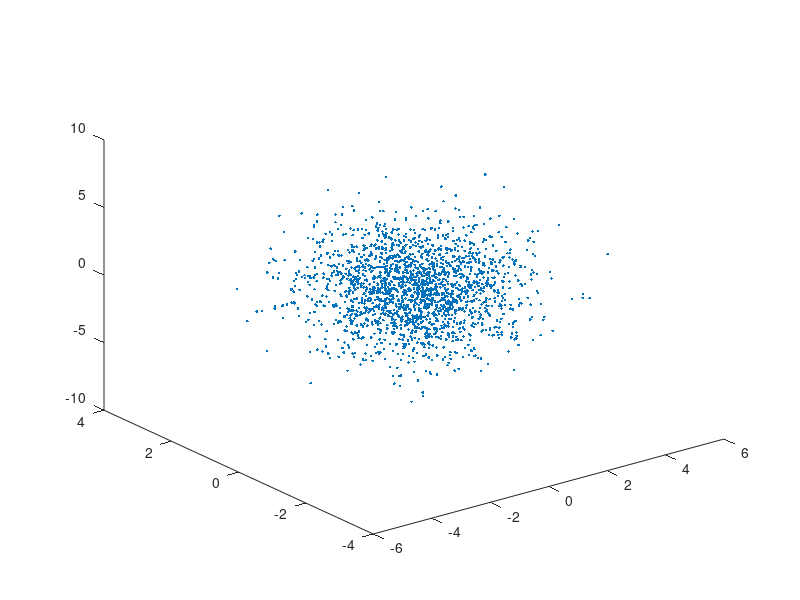

The MATLAB script that drew this image:
%% Exercise 3

Sigma=[2 0 0;0 1 0;0 0 4];
mu=[0,0,0];
d = 3;
n = 2000;

S1 = chol(Sigma);
X = repmat(mu,n,1) + randn(n,d)*S1;

plot3(X(:,1), X(:,2), X(:,3), '.')

[v, d] = eig(Sigma)

Sigma*v
